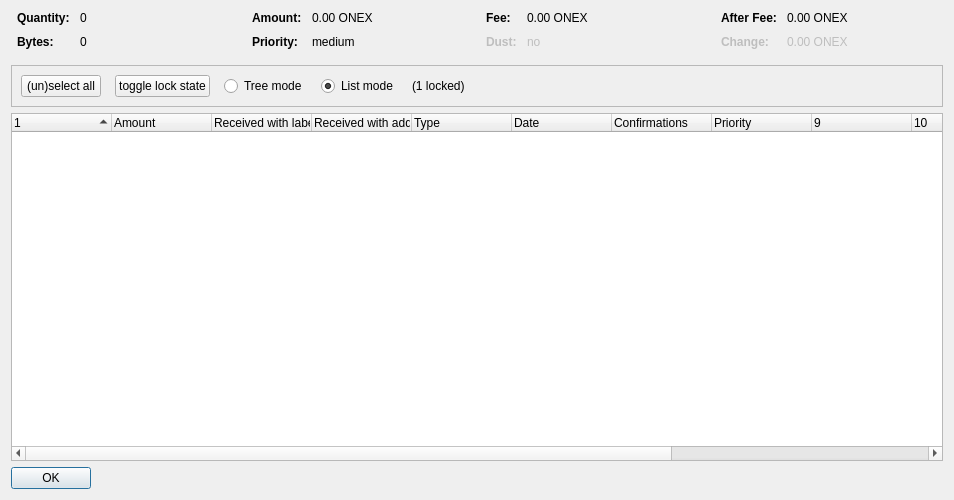
<?xml version="1.0" encoding="UTF-8"?>
<ui version="4.0">
 <class>CoinControlDialog</class>
 <widget class="QDialog" name="CoinControlDialog">
  <property name="geometry">
   <rect>
    <x>0</x>
    <y>0</y>
    <width>954</width>
    <height>500</height>
   </rect>
  </property>
  <property name="windowTitle">
   <string>Coin Selection</string>
  </property>
  <layout class="QVBoxLayout" name="verticalLayout">
   <item>
    <layout class="QHBoxLayout" name="horizontalLayoutTop" stretch="0,0,0,0">
     <property name="topMargin">
      <number>0</number>
     </property>
     <property name="bottomMargin">
      <number>10</number>
     </property>
     <item>
      <layout class="QFormLayout" name="formLayoutCoinControl1">
       <property name="horizontalSpacing">
        <number>10</number>
       </property>
       <property name="verticalSpacing">
        <number>10</number>
       </property>
       <property name="leftMargin">
        <number>6</number>
       </property>
       <property name="rightMargin">
        <number>6</number>
       </property>
       <item row="0" column="0">
        <widget class="QLabel" name="labelCoinControlQuantityText">
         <property name="font">
          <font>
           <weight>75</weight>
           <bold>true</bold>
          </font>
         </property>
         <property name="text">
          <string>Quantity:</string>
         </property>
        </widget>
       </item>
       <item row="0" column="1">
        <widget class="QLabel" name="labelCoinControlQuantity">
         <property name="cursor">
          <cursorShape>IBeamCursor</cursorShape>
         </property>
         <property name="contextMenuPolicy">
          <enum>Qt::ActionsContextMenu</enum>
         </property>
         <property name="text">
          <string notr="true">0</string>
         </property>
         <property name="textInteractionFlags">
          <set>Qt::LinksAccessibleByMouse|Qt::TextSelectableByKeyboard|Qt::TextSelectableByMouse</set>
         </property>
        </widget>
       </item>
       <item row="1" column="0">
        <widget class="QLabel" name="labelCoinControlBytesText">
         <property name="font">
          <font>
           <weight>75</weight>
           <bold>true</bold>
          </font>
         </property>
         <property name="text">
          <string>Bytes:</string>
         </property>
        </widget>
       </item>
       <item row="1" column="1">
        <widget class="QLabel" name="labelCoinControlBytes">
         <property name="cursor">
          <cursorShape>IBeamCursor</cursorShape>
         </property>
         <property name="contextMenuPolicy">
          <enum>Qt::ActionsContextMenu</enum>
         </property>
         <property name="text">
          <string notr="true">0</string>
         </property>
         <property name="textInteractionFlags">
          <set>Qt::LinksAccessibleByMouse|Qt::TextSelectableByKeyboard|Qt::TextSelectableByMouse</set>
         </property>
        </widget>
       </item>
      </layout>
     </item>
     <item>
      <layout class="QFormLayout" name="formLayoutCoinControl2">
       <property name="horizontalSpacing">
        <number>10</number>
       </property>
       <property name="verticalSpacing">
        <number>10</number>
       </property>
       <property name="leftMargin">
        <number>6</number>
       </property>
       <property name="rightMargin">
        <number>6</number>
       </property>
       <item row="0" column="0">
        <widget class="QLabel" name="labelCoinControlAmountText">
         <property name="font">
          <font>
           <weight>75</weight>
           <bold>true</bold>
          </font>
         </property>
         <property name="text">
          <string>Amount:</string>
         </property>
        </widget>
       </item>
       <item row="0" column="1">
        <widget class="QLabel" name="labelCoinControlAmount">
         <property name="cursor">
          <cursorShape>IBeamCursor</cursorShape>
         </property>
         <property name="contextMenuPolicy">
          <enum>Qt::ActionsContextMenu</enum>
         </property>
         <property name="text">
          <string notr="true">0.00 ONEX</string>
         </property>
         <property name="textInteractionFlags">
          <set>Qt::LinksAccessibleByMouse|Qt::TextSelectableByKeyboard|Qt::TextSelectableByMouse</set>
         </property>
        </widget>
       </item>
       <item row="1" column="0">
        <widget class="QLabel" name="labelCoinControlPriorityText">
         <property name="font">
          <font>
           <weight>75</weight>
           <bold>true</bold>
          </font>
         </property>
         <property name="text">
          <string>Priority:</string>
         </property>
        </widget>
       </item>
       <item row="1" column="1">
        <widget class="QLabel" name="labelCoinControlPriority">
         <property name="cursor">
          <cursorShape>IBeamCursor</cursorShape>
         </property>
         <property name="contextMenuPolicy">
          <enum>Qt::ActionsContextMenu</enum>
         </property>
         <property name="text">
          <string>medium</string>
         </property>
         <property name="textInteractionFlags">
          <set>Qt::LinksAccessibleByMouse|Qt::TextSelectableByKeyboard|Qt::TextSelectableByMouse</set>
         </property>
        </widget>
       </item>
      </layout>
     </item>
     <item>
      <layout class="QFormLayout" name="formLayoutCoinControl3">
       <property name="horizontalSpacing">
        <number>10</number>
       </property>
       <property name="verticalSpacing">
        <number>10</number>
       </property>
       <property name="leftMargin">
        <number>6</number>
       </property>
       <property name="rightMargin">
        <number>6</number>
       </property>
       <item row="0" column="0">
        <widget class="QLabel" name="labelCoinControlFeeText">
         <property name="font">
          <font>
           <weight>75</weight>
           <bold>true</bold>
          </font>
         </property>
         <property name="text">
          <string>Fee:</string>
         </property>
        </widget>
       </item>
       <item row="0" column="1">
        <widget class="QLabel" name="labelCoinControlFee">
         <property name="cursor">
          <cursorShape>IBeamCursor</cursorShape>
         </property>
         <property name="contextMenuPolicy">
          <enum>Qt::ActionsContextMenu</enum>
         </property>
         <property name="text">
          <string notr="true">0.00 ONEX</string>
         </property>
         <property name="textInteractionFlags">
          <set>Qt::LinksAccessibleByMouse|Qt::TextSelectableByKeyboard|Qt::TextSelectableByMouse</set>
         </property>
        </widget>
       </item>
       <item row="1" column="0">
        <widget class="QLabel" name="labelCoinControlLowOutputText">
         <property name="enabled">
          <bool>false</bool>
         </property>
         <property name="font">
          <font>
           <weight>75</weight>
           <bold>true</bold>
          </font>
         </property>
         <property name="text">
          <string>Dust:</string>
         </property>
        </widget>
       </item>
       <item row="1" column="1">
        <widget class="QLabel" name="labelCoinControlLowOutput">
         <property name="enabled">
          <bool>false</bool>
         </property>
         <property name="cursor">
          <cursorShape>IBeamCursor</cursorShape>
         </property>
         <property name="contextMenuPolicy">
          <enum>Qt::ActionsContextMenu</enum>
         </property>
         <property name="text">
          <string>no</string>
         </property>
         <property name="textInteractionFlags">
          <set>Qt::LinksAccessibleByMouse|Qt::TextSelectableByKeyboard|Qt::TextSelectableByMouse</set>
         </property>
        </widget>
       </item>
      </layout>
     </item>
     <item>
      <layout class="QFormLayout" name="formLayoutCoinControl4">
       <property name="horizontalSpacing">
        <number>10</number>
       </property>
       <property name="verticalSpacing">
        <number>10</number>
       </property>
       <property name="leftMargin">
        <number>6</number>
       </property>
       <property name="rightMargin">
        <number>6</number>
       </property>
       <item row="0" column="0">
        <widget class="QLabel" name="labelCoinControlAfterFeeText">
         <property name="font">
          <font>
           <weight>75</weight>
           <bold>true</bold>
          </font>
         </property>
         <property name="text">
          <string>After Fee:</string>
         </property>
        </widget>
       </item>
       <item row="0" column="1">
        <widget class="QLabel" name="labelCoinControlAfterFee">
         <property name="cursor">
          <cursorShape>IBeamCursor</cursorShape>
         </property>
         <property name="contextMenuPolicy">
          <enum>Qt::ActionsContextMenu</enum>
         </property>
         <property name="text">
          <string notr="true">0.00 ONEX</string>
         </property>
         <property name="textInteractionFlags">
          <set>Qt::LinksAccessibleByMouse|Qt::TextSelectableByKeyboard|Qt::TextSelectableByMouse</set>
         </property>
        </widget>
       </item>
       <item row="1" column="0">
        <widget class="QLabel" name="labelCoinControlChangeText">
         <property name="enabled">
          <bool>false</bool>
         </property>
         <property name="font">
          <font>
           <weight>75</weight>
           <bold>true</bold>
          </font>
         </property>
         <property name="text">
          <string>Change:</string>
         </property>
        </widget>
       </item>
       <item row="1" column="1">
        <widget class="QLabel" name="labelCoinControlChange">
         <property name="enabled">
          <bool>false</bool>
         </property>
         <property name="cursor">
          <cursorShape>IBeamCursor</cursorShape>
         </property>
         <property name="contextMenuPolicy">
          <enum>Qt::ActionsContextMenu</enum>
         </property>
         <property name="text">
          <string notr="true">0.00 ONEX</string>
         </property>
         <property name="textInteractionFlags">
          <set>Qt::LinksAccessibleByMouse|Qt::TextSelectableByKeyboard|Qt::TextSelectableByMouse</set>
         </property>
        </widget>
       </item>
      </layout>
     </item>
    </layout>
   </item>
   <item>
    <widget class="QFrame" name="frame">
     <property name="minimumSize">
      <size>
       <width>0</width>
       <height>40</height>
      </size>
     </property>
     <property name="frameShape">
      <enum>QFrame::StyledPanel</enum>
     </property>
     <property name="frameShadow">
      <enum>QFrame::Sunken</enum>
     </property>
     <layout class="QHBoxLayout" name="horizontalLayout">
      <item>
       <layout class="QHBoxLayout" name="horizontalLayoutPanel" stretch="0,0,0,0,0,0">
        <property name="spacing">
         <number>14</number>
        </property>
        <item>
         <widget class="QPushButton" name="pushButtonSelectAll">
          <property name="sizePolicy">
           <sizepolicy hsizetype="Maximum" vsizetype="Fixed">
            <horstretch>0</horstretch>
            <verstretch>0</verstretch>
           </sizepolicy>
          </property>
          <property name="text">
           <string>(un)select all</string>
          </property>
          <property name="autoDefault">
           <bool>false</bool>
          </property>
         </widget>
        </item>
        <item>
         <widget class="QPushButton" name="pushButtonToggleLock">
          <property name="sizePolicy">
           <sizepolicy hsizetype="Maximum" vsizetype="Fixed">
            <horstretch>0</horstretch>
            <verstretch>0</verstretch>
           </sizepolicy>
          </property>
          <property name="text">
           <string>toggle lock state</string>
          </property>
          <property name="autoDefault">
           <bool>false</bool>
          </property>
         </widget>
        </item>
        <item>
         <widget class="QRadioButton" name="radioTreeMode">
          <property name="sizePolicy">
           <sizepolicy hsizetype="Maximum" vsizetype="Fixed">
            <horstretch>0</horstretch>
            <verstretch>0</verstretch>
           </sizepolicy>
          </property>
          <property name="text">
           <string>Tree mode</string>
          </property>
         </widget>
        </item>
        <item>
         <widget class="QRadioButton" name="radioListMode">
          <property name="sizePolicy">
           <sizepolicy hsizetype="Maximum" vsizetype="Fixed">
            <horstretch>0</horstretch>
            <verstretch>0</verstretch>
           </sizepolicy>
          </property>
          <property name="text">
           <string>List mode</string>
          </property>
          <property name="checked">
           <bool>true</bool>
          </property>
         </widget>
        </item>
        <item>
         <widget class="QLabel" name="labelLocked">
          <property name="text">
           <string>(1 locked)</string>
          </property>
         </widget>
        </item>
        <item>
         <spacer name="horizontalSpacer">
          <property name="orientation">
           <enum>Qt::Horizontal</enum>
          </property>
          <property name="sizeHint" stdset="0">
           <size>
            <width>40</width>
            <height>20</height>
           </size>
          </property>
         </spacer>
        </item>
       </layout>
      </item>
     </layout>
    </widget>
   </item>
   <item>
    <widget class="CoinControlTreeWidget" name="treeWidget">
     <property name="contextMenuPolicy">
      <enum>Qt::CustomContextMenu</enum>
     </property>
     <property name="sortingEnabled">
      <bool>false</bool>
     </property>
     <property name="columnCount">
      <number>13</number>
     </property>
     <attribute name="headerShowSortIndicator" stdset="0">
      <bool>true</bool>
     </attribute>
     <attribute name="headerStretchLastSection">
      <bool>false</bool>
     </attribute>
     <column>
      <property name="text">
       <string/>
      </property>
     </column>
     <column>
      <property name="text">
       <string>Amount</string>
      </property>
     </column>
     <column>
      <property name="text">
       <string>Received with label</string>
      </property>
     </column>
     <column>
      <property name="text">
       <string>Received with address</string>
      </property>
     </column>
     <column>
      <property name="text">
	<string>Type</string>
      </property>
     </column>
     <column>
      <property name="text">	 
       <string>Date</string>
      </property>
     </column>
     <column>
      <property name="text">
       <string>Confirmations</string>
      </property>
      <property name="toolTip">
       <string>Confirmed</string>
      </property>
     </column>
     <column>
      <property name="text">
       <string>Priority</string>
      </property>
     </column>
     <column>
      <property name="text">
       <string/>
      </property>
     </column>
     <column>
      <property name="text">
       <string/>
      </property>
     </column>
     <column>
      <property name="text">
       <string/>
      </property>
     </column>
     <column>
      <property name="text">
       <string/>
      </property>
     </column>
     <column>
      <property name="text">
       <string/>
      </property>
     </column>
    </widget>
   </item>
   <item>
    <widget class="QDialogButtonBox" name="buttonBox">
     <property name="sizePolicy">
      <sizepolicy hsizetype="Maximum" vsizetype="Fixed">
       <horstretch>0</horstretch>
       <verstretch>0</verstretch>
      </sizepolicy>
     </property>
     <property name="orientation">
      <enum>Qt::Horizontal</enum>
     </property>
     <property name="standardButtons">
      <set>QDialogButtonBox::Ok</set>
     </property>
    </widget>
   </item>
  </layout>
 </widget>
 <customwidgets>
  <customwidget>
   <class>CoinControlTreeWidget</class>
   <extends>QTreeWidget</extends>
   <header>coincontroltreewidget.h</header>
  </customwidget>
 </customwidgets>
 <resources/>
 <connections/>
</ui>
